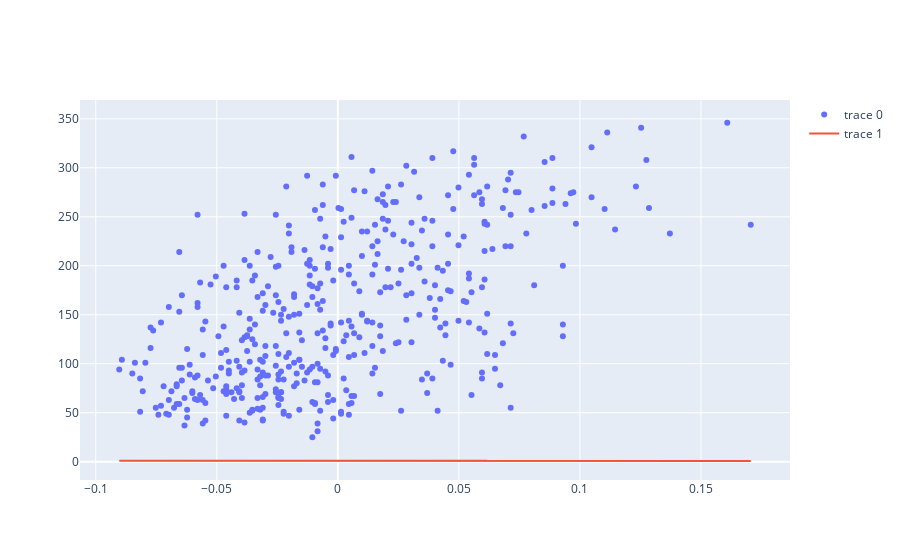

Notebook source saved alongside this figure:
### Markdown cell above
* Visualize your regression in relation to your points

### Code cell
fig = go.Figure()

fig.add_trace(
    go.Scatter(
        x=diabetes_X,
        y=y,
        mode='markers'             
    )
)

fig.add_trace(
    go.Scatter(
        x=diabetes_X,
        y=model(diabetes_X),
        mode='lines'
    )
)

fig.show()

### Figure 1 — Plotly figure (JSON) as saved in the notebook; plotly's stock layout.template omitted (floating-point values rounded to 4 significant figures; data arrays with more than 128 entries replaced by an {"elided": "..."} marker saying what was removed)
{"data": [{"mode": "markers", "type": "scatter", "x": {"elided": "442 float values"}, "y": {"elided": "442 int values"}}, {"mode": "lines", "type": "scatter", "x": {"elided": "442 float values"}, "y": {"elided": "442 float values"}}], "layout": {}}
